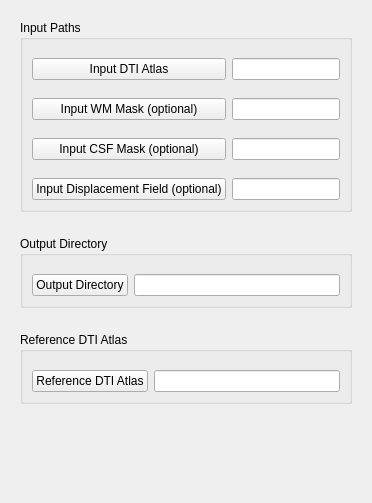
      <widget class="QWidget" name="inputs_tab">
       <attribute name="title">
        <string>Inputs</string>
       </attribute>
       <layout class="QVBoxLayout" name="verticalLayout">
        <property name="bottomMargin">
         <number>50</number>
        </property>
        <item>
         <widget class="QWidget" name="input_paths_widget" native="true">
          <layout class="QGridLayout" name="gridLayout_2">
           <item row="0" column="0">
            <widget class="QGroupBox" name="input_paths_groupBox">
             <property name="title">
              <string>Input Paths</string>
             </property>
             <layout class="QGridLayout" name="gridLayout_3">
              <property name="topMargin">
               <number>18</number>
              </property>
              <property name="verticalSpacing">
               <number>18</number>
              </property>
              <item row="0" column="0">
               <widget class="QPushButton" name="inputDTIatlas_pushButton">
                <property name="text">
                 <string>Input DTI Atlas</string>
                </property>
               </widget>
              </item>
              <item row="0" column="2">
               <widget class="QLineEdit" name="para_inputDTIatlas_lineEdit"/>
              </item>
              <item row="1" column="0">
               <widget class="QPushButton" name="inputWMmask_pushButton">
                <property name="text">
                 <string>Input WM Mask (optional)</string>
                </property>
               </widget>
              </item>
              <item row="1" column="2">
               <widget class="QLineEdit" name="para_inputWMmask_lineEdit"/>
              </item>
              <item row="2" column="0">
               <widget class="QPushButton" name="inputCSFmask_pushButton">
                <property name="text">
                 <string>Input CSF Mask (optional)</string>
                </property>
               </widget>
              </item>
              <item row="2" column="2">
               <widget class="QLineEdit" name="para_inputCSFmask_lineEdit"/>
              </item>
              <item row="3" column="0">
               <widget class="QPushButton" name="inputdisplacementField_pushButton">
                <property name="text">
                 <string>Input Displacement Field (optional)</string>
                </property>
               </widget>
              </item>
              <item row="3" column="2">
               <widget class="QLineEdit" name="para_displacementField_lineEdit"/>
              </item>
             </layout>
            </widget>
           </item>
          </layout>
         </widget>
        </item>
        <item>
         <widget class="QWidget" name="output_dir_widget" native="true">
          <layout class="QVBoxLayout" name="verticalLayout_2">
           <item>
            <widget class="QGroupBox" name="output_dir_groupBox">
             <property name="title">
              <string>Output Directory</string>
             </property>
             <layout class="QHBoxLayout" name="horizontalLayout">
              <property name="topMargin">
               <number>18</number>
              </property>
              <item>
               <widget class="QPushButton" name="output_dir_pushButton">
                <property name="text">
                 <string>Output Directory</string>
                </property>
               </widget>
              </item>
              <item>
               <widget class="QLineEdit" name="para_output_dir_lineEdit"/>
              </item>
             </layout>
            </widget>
           </item>
          </layout>
         </widget>
        </item>
        <item>
         <widget class="QWidget" name="ref_DTI_atlas_widget" native="true">
          <layout class="QVBoxLayout" name="verticalLayout_3">
           <item>
            <widget class="QGroupBox" name="refDTIatlas_groupBox">
             <property name="title">
              <string>Reference DTI Atlas</string>
             </property>
             <layout class="QHBoxLayout" name="horizontalLayout_2">
              <property name="topMargin">
               <number>18</number>
              </property>
              <item>
               <widget class="QPushButton" name="refDTIatlas_pushButton">
                <property name="text">
                 <string>Reference DTI Atlas</string>
                </property>
               </widget>
              </item>
              <item>
               <widget class="QLineEdit" name="para_refDTIatlas_lineEdit"/>
              </item>
             </layout>
            </widget>
           </item>
          </layout>
         </widget>
        </item>
        <item>
         <spacer name="verticalSpacer_5">
          <property name="orientation">
           <enum>Qt::Vertical</enum>
          </property>
          <property name="sizeHint" stdset="0">
           <size>
            <width>20</width>
            <height>40</height>
           </size>
          </property>
         </spacer>
        </item>
       </layout>
      </widget>
